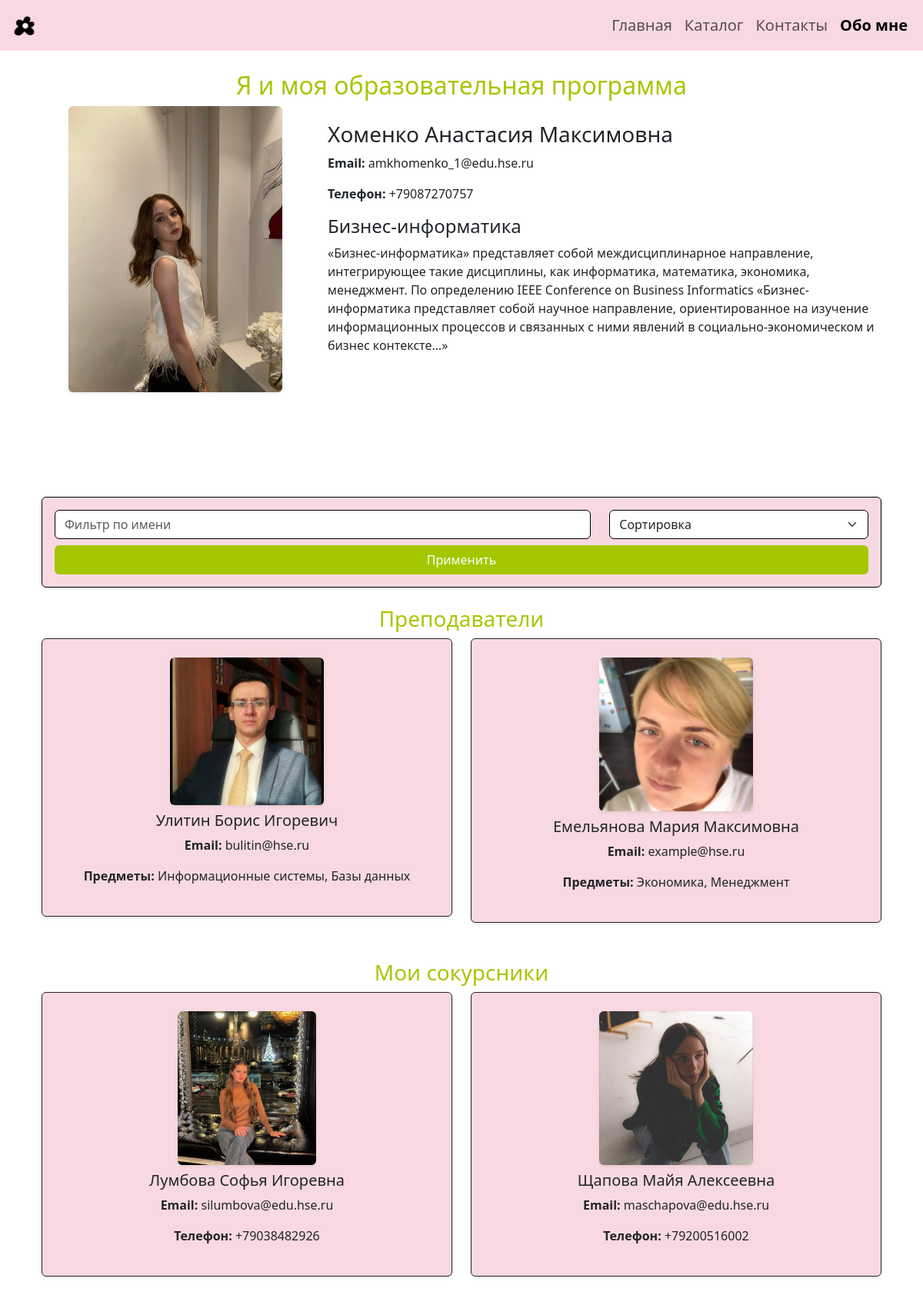
Screenshot of /myApp/about/ with the database file from the repository.
### myApp/models.py (models this page shows, shortened)
class Student(models.Model):
    name = models.CharField(max_length=100)
    photo = models.ImageField(upload_to='students/')
    email = models.EmailField()
    phone = models.CharField(max_length=20)
    program = models.CharField(max_length=100)
    program_description = models.TextField()

class Teacher(models.Model):
    name = models.CharField(max_length=100)
    photo = models.ImageField(upload_to='teachers/')
    email = models.EmailField()
    subjects = models.CharField(max_length=200)

class Classmate(models.Model):
    name = models.CharField(max_length=100)
    photo = models.ImageField(upload_to='classmates/')
    email = models.EmailField()
    phone = models.CharField(max_length=20)
    student = models.ForeignKey(Student, on_delete=models.CASCADE, related_name='classmates')

### myApp/views.py (the view)
# urls.py: path('about/', views.about, name='about'),
def about(request):
    student = Student.objects.first()
    teachers = Teacher.objects.all()
    classmates = Classmate.objects.filter(student=student)
    name_filter = request.GET.get('name')
    sort_by = request.GET.get('sort')
    if name_filter:
        teachers = teachers.filter(name__icontains=name_filter)
        classmates = classmates.filter(name__icontains=name_filter)
    if sort_by:
        teachers = teachers.order_by(sort_by)
        classmates = classmates.order_by(sort_by)
    context = {
        "student": student,
        "teachers": teachers,
        "classmates": classmates,
        "filters": {
            "name": name_filter or '',
            "sort": sort_by or ''
        }
    }
    return render(request, "about.html", context)

### myApp/templates/about.html (shortened to what this page needs)
{% extends 'base.html' %}
{% load static %}
{% block content %}
<div class="container mt-4">
    <h2 class="text-center" style="color: #a4c700; margin-top: -70px;">Я и моя образовательная программа</h2>
    <div class="row mb-4">
        <div class="col-md-4 text-center">
            <img src="{{ student.photo.url }}" alt="Фото {{ student.name }}" class="img-fluid rounded shadow-sm" style="border-radius: 15px; max-height: 80%;">
        </div>
        <div class="col-md-8" style="margin-top: 20px;">
            <h3>{{ student.name }}</h3>
            <p><strong>Email:</strong> {{ student.email }}</p>
            <p><strong>Телефон:</strong> {{ student.phone }}</p>
            <h4>{{ student.program }}</h4>
            <p>{{ student.program_description }}</p>
        </div>
    </div>
    <div class="row mb-4">
        <div class="col-12">
            <div class="p-3 rounded shadow-sm" style="background-color: #f8d9e1; border: 1px solid black; margin-top: 20px;">
                <form method="get">
                    <div class="row">
                        <div class="col-md-8">
                            <input type="text" name="name" class="form-control" placeholder="Фильтр по имени" value="{{ filters.name }}">
                        </div>
                        <div class="col-md-4">
                            <select name="sort" class="form-select">
                                <option value="">Сортировка</option>
                            </select>
                        </div>
                    </div>
                    <div class="row mt-2">
                        <div class="col-12">
                            <button type="submit" class="btn text-white w-100" style="background-color: #a4c700;">Применить</button>
                        </div>
                    </div>
                </form>
            </div>
        </div>
    </div>
    <div class="row">
        <h3 class="text-center" style="color: #a4c700;">Преподаватели</h3>
        {% for teacher in teachers %}
        <div class="col-md-6 mb-4">
            <div class="p-4 border border-dark rounded shadow-sm" style="background-color: #f8d9e1;">
                <div class="text-center">
                    <img src="{{ teacher.photo.url }}" alt="Фото {{ teacher.name }}" class="img-fluid rounded shadow-sm" style="border-radius: 15px; max-height: 200px; max-width: 200px;">
                </div>
                <h5 class="text-center mt-2">{{ teacher.name }}</h5>
                <p class="text-center"><strong>Email:</strong> {{ teacher.email }}</p>
                <p class="text-center"><strong>Предметы:</strong> {{ teacher.subjects }}</p>
            </div>
        </div>
        {% empty %}
        <div class="col-12">
            <div class="alert alert-warning">Преподаватели не найдены</div>
        </div>
        {% endfor %}
    </div>
    <h3 class="text-center mt-4" style="color: #a4c700;">Мои сокурсники</h3>
    <div class="row">
        {% for classmate in classmates %}
        <div class="col-md-6 mb-4">
            <div class="p-4 border border-dark rounded shadow-sm" style="background-color: #f8d9e1;">
                <div class="text-center">
                    <img src="{{ classmate.photo.url }}" alt="Фото {{ classmate.name }}" class="img-fluid rounded shadow-sm" style="border-radius: 15px; max-height: 200px; max-width: 200px;">
                </div>
                <h5 class="text-center mt-2">{{ classmate.name }}</h5>
                <p class="text-center"><strong>Email:</strong> {{ classmate.email }}</p>
                <p class="text-center"><strong>Телефон:</strong> {{ classmate.phone }}</p>
            </div>
        </div>
        {% empty %}
        <div class="col-12">
            <div class="alert alert-warning">Сокурсники не найдены</div>
        </div>
        {% endfor %}
    </div>
</div>
{% endblock %}

### myApp/templates/about.html (style rules this page uses)
.form-control, .form-select { border: 1px solid black; }

### rows the page displays
Student: photo (picture), name "Хоменко Анастасия Максимовна", email "amkhomenko_1@edu.hse.ru", phone "+79087270757", program "Бизнес-информатика", program_description "«Бизнес-информатика» представляет собой междисциплинарное направление, интегрирующее такие дисциплины, как информатика, математика, экономика, менеджмент. По определению IEEE Conference on Business Informatics «Бизнес-информатика представляет собой научное направление, ориентированное на изучение информационных процессов и связанных с ними явлений в социально-экономическом и бизнес контексте…»"
Teacher: photo (picture), name "Улитин Борис Игоревич", email "bulitin@hse.ru", subjects "Информационные системы, Базы данных"
Teacher: photo (picture), name "Емельянова Мария Максимовна", email "example@hse.ru", subjects "Экономика, Менеджмент"
Classmate: photo (picture), name "Лумбова Софья Игоревна", email "silumbova@edu.hse.ru", phone "+79038482926"
Classmate: photo (picture), name "Щапова Майя Алексеевна", email "maschapova@edu.hse.ru", phone "+79200516002"
